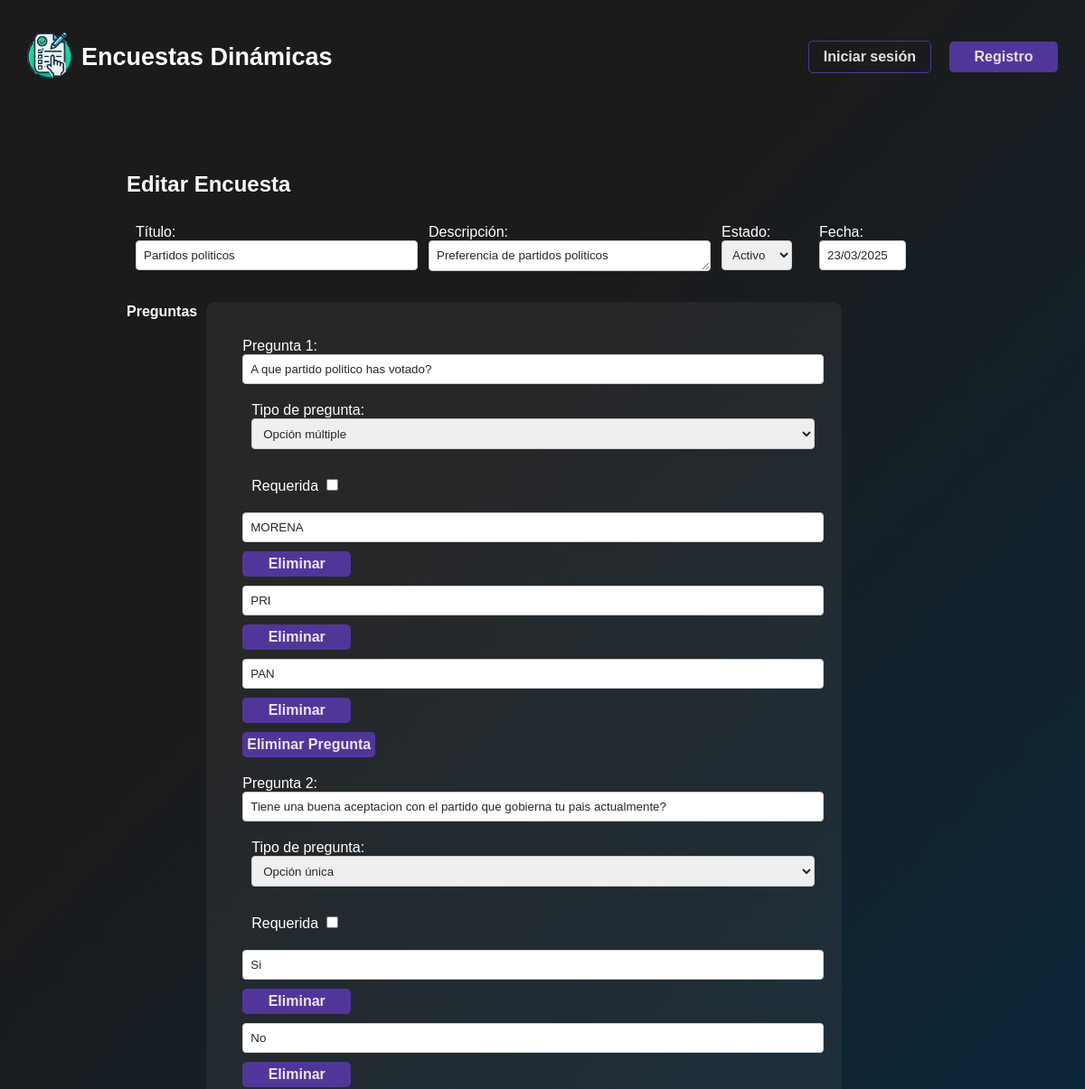
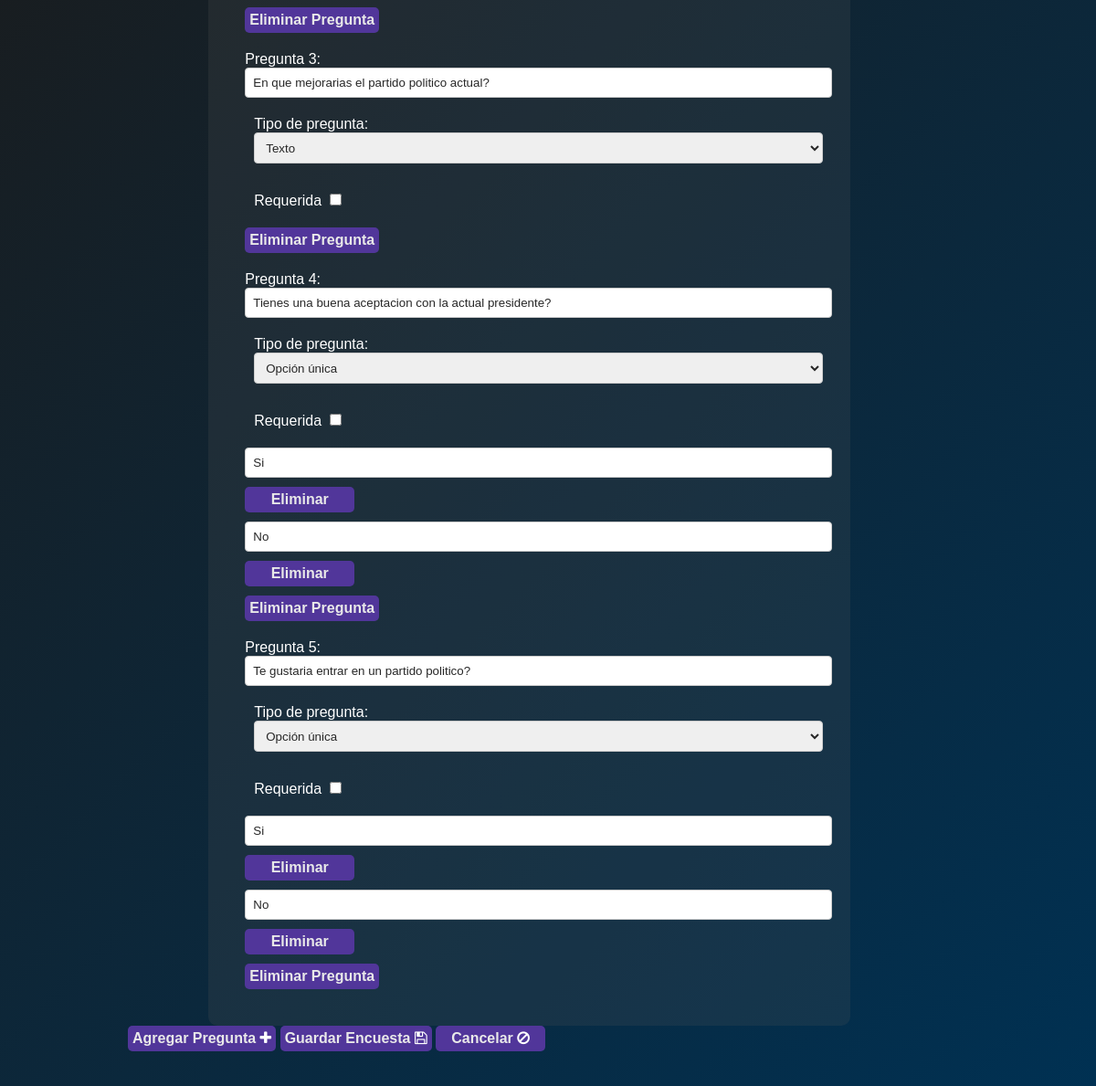
The page /editar.php?id=4 on the database its author committed (2 pictures, top to bottom).
### tables this page shows
CREATE TABLE `enc_encuestasm` (
  `idencuesta` int(11) NOT NULL,
  `nombre` varchar(255) NOT NULL,
  `descripcion` varchar(255) NOT NULL,
  `idusuario` int(11) NOT NULL,
  `fecha` date NOT NULL,
  `activo` varchar(1) NOT NULL
);

CREATE TABLE `enc_pregunta` (
  `idpregunta` int(11) NOT NULL,
  `idencuesta` int(11) NOT NULL,
  `textopregunta` varchar(255) NOT NULL,
  `requerida` varchar(1) NOT NULL,
  `idtipopregunta` int(11) NOT NULL
);

CREATE TABLE `enc_opcion` (
  `idopciones` int(11) NOT NULL,
  `idpregunta` int(11) NOT NULL,
  `opcion` varchar(255) NOT NULL
);

### editar.php (the view, shortened to what this page needs)
<?php
require 'config/database.php';
if (isset($_GET['id'])) {
    $idEncuesta = $_GET['id'];
} else {
    echo "No se ha seleccionado ninguna encuesta.";
    exit;
}
$encuesta = [];
$preguntas = [];
if ($idEncuesta) {
    $sql = "SELECT * FROM enc_encuestasm WHERE idencuesta = :id";
    $stmt = $pdo->prepare($sql);
    $stmt->execute(['id' => $idEncuesta]);
    $encuesta = $stmt->fetch(PDO::FETCH_ASSOC);
    $sql_preguntas = "SELECT * FROM enc_pregunta WHERE idencuesta = :id";
    $stmt_preguntas = $pdo->prepare($sql_preguntas);
    $stmt_preguntas->execute(['id' => $idEncuesta]);
    $preguntas = $stmt_preguntas->fetchAll(PDO::FETCH_ASSOC);
    $nuevas_preguntas = [];
foreach ($preguntas as $pregunta) {
    $sql_opciones = "SELECT * FROM enc_opcion WHERE idpregunta = :idpregunta";
    $stmt_opciones = $pdo->prepare($sql_opciones);
    $stmt_opciones->execute(['idpregunta' => $pregunta['idpregunta']]);
    $opciones = $stmt_opciones->fetchAll(PDO::FETCH_ASSOC);
    if (in_array($pregunta['idtipopregunta'], ['3', '4'])) {
        $pregunta['opciones'] = $opciones ?: [];
    } else {
        $pregunta['opciones'] = [];
    }
    $nuevas_preguntas[] = $pregunta;
}
$preguntas = $nuevas_preguntas;
}
?>
<!DOCTYPE html>
<html lang="es">
<head>
    <link rel="stylesheet" href="<?php echo '/encuestas/assets/css/style.css'; ?>">
    <link rel="stylesheet" href="https://cdnjs.cloudflare.com/ajax/libs/font-awesome/4.7.0/css/font-awesome.min.css">
    <link rel="stylesheet" href="https://cdnjs.cloudflare.com/ajax/libs/bootstrap-datepicker/1.9.0/css/bootstrap-datepicker.min.css">
</head>
<body>
    <?php include __DIR__ . "/includes/header.php"; ?>
    <section class="container mt-5">
        <section class="card">
            <header class="card-header bg-primary text-white">
                <h2 class="card-title"><?php echo $idEncuesta ? 'Editar' : 'Agregar'; ?> Encuesta</h2>
            </header>
            <div class="card-body">
                <form action="guardar_encuesta.php" method="POST">
                    <div class="row">
                        <div class="form-group col-12 col-md-4">
                            <label>Título:</label>
                            <input type="text" name="titulo" class="form-control" value="<?php echo $encuesta['nombre'] ?? ''; ?>" required>
                        </div>
                        <div class="form-group col-12 col-md-4">
                            <label>Descripción:</label>
                            <textarea name="descripcion" class="form-control" required><?php echo $encuesta['descripcion'] ?? ''; ?></textarea>
                        </div>
                        <div class="form-group col-10 col-md-1">
                            <label>Estado:</label><br>
                            <select class="form-control1" name="estado">
                                <option value="S" <?php echo ($encuesta['activo'] ?? '') == 'S' ? 'selected' : ''; ?>>Activo</option>
                            </select>
                        </div>
                        <div class="form-group col-10 col-md-1">
                            <label>Fecha:</label><br>
                            <div class="input-group">
                                <input type="text" data-plugin-datepicker class="form-control" data-input-mask="31/12/9999" placeholder="DD/MM/AAAA" name="fecha" id="fecha" value="<?php echo date('d/m/Y', strtotime($encuesta['fecha'] ?? '')); ?>" readonly>
                            </div>
                        </div>
                    </div>
                    <div class="row">
                        <h4 class="mt-2">Preguntas</h4>
                        <div id="panelPreguntasContainer">
                            <?php foreach ($preguntas as $index => $pregunta): ?>
                                <div class="form-group mt-2">
                                    <label>Pregunta <?php echo $index + 1; ?>:</label>
                                    <div class="row">
                                        <input type="text" name="preguntas[<?php echo $index; ?>][titulo]" class="form-control" value="<?php echo $pregunta['textopregunta']; ?>" required>
                                        <div class="form-group col-md-10 mt-2">
                                            <label>Tipo de pregunta:</label>
                                            <select class="form-control" name="preguntas[<?php echo $index; ?>][tipo]" onchange="cambiarTipoPregunta(<?php echo $index; ?>, this.value)">
                                                <option value="1" <?php echo $pregunta['idtipopregunta'] == '1' ? 'selected' : ''; ?>>Texto</option>
                                                <option value="3" <?php echo $pregunta['idtipopregunta'] == '3' ? 'selected' : ''; ?>>Opción única</option>
                                                <option value="4" <?php echo $pregunta['idtipopregunta'] == '4' ? 'selected' : ''; ?>>Opción múltiple</option>
                                            </select>
                                        </div>
                                        <div class="form-group col-md-10 mt-2">
                                            <label>
                                                Requerida
                                                <input type="checkbox" name="preguntas[<?php echo $index; ?>][requerida]" value="1" <?php echo $pregunta['requerida'] ? 'checked' : ''; ?>>
                                            </label>
                                        </div>
                                    </div>
                                    <div id="opcionesPregunta<?php echo $index; ?>">
                                        <?php if (in_array($pregunta['idtipopregunta'], ['3', '4'])): ?>
                                            <?php foreach ($pregunta['opciones'] as $opcion): ?>
                                                <div class="opcion-item mt-2">
                                                    <input type="text" name="preguntas[<?php echo $index; ?>][opciones][]" class="form-control" value="<?php echo $opcion['opcion']; ?>">
                                                    <button type="button" class="btn btn-default" onclick="eliminarOpcion(this)">Eliminar</button>
                                                </div>
                                            <?php endforeach; ?>
                                        <?php endif; ?>
                                    </div>
                                    <button type="button" class="btn btn-danger btn-sm mt-2" onclick="this.parentNode.remove()">Eliminar Pregunta</button>
                                </div>
                            <?php endforeach; ?>
                        </div>
                    </div>
                    <div class="row">
                        <div class="col-12">
                            <button type="button" class="btn btn-success mt-3" onclick="agregarPreguntaPanel()">Agregar Pregunta <i class="fa fa-plus"></i></button>
                            <button type="submit" class="btn btn-primary">Guardar Encuesta <i class="fa fa-save"></i></button>
                            <button type="button" class="btn btn-default" onclick="window.location.href='welcome.php'">
                                Cancelar <i class="fa fa-ban"></i>
                            </button>
                        </div>
                    </div>
                </form>
            </div>
        </section>
    </section>
</body>
</html>

### assets/css/style.css (style rules this page uses)
* { font-family: 'Arial'; color: white; }
html, body { height: 100%; min-height: 100vh; margin: 0; padding: 0; background-color: #003153; background-image: linear-gradient(315deg, #003153 0%, #1B1B1B 74%); width: 100%; overflow-x: hidden; }
.container { width: 90%; max-width: 1200px; margin: auto; padding: 3%; }
input { color: rgb(39, 39, 39); }
.row::after { content: ""; display: table; clear: both; }
.form-group { width: 100%; padding: 10px; border-radius: 5px; }
.form-control { width: 100%; padding: 0.5rem; border: 1px solid #ccc; border-radius: 4px; }
.form-control1 { width: 100%; padding: 7px; border: 1px solid #ccc; border-radius: 4px; }
.row { display: flex; flex-wrap: wrap; gap: 10px; }
.col-12 { flex: 1 1 100%; padding-right: 1; }
@media screen and (min-width: 768px) { .col-md-4 { flex: 1 1 33.333%; } }
@media screen and (min-width: 768px) { .col-md-1 { flex: 1 1 8.333%; } }
#panelPreguntasContainer { margin-top: 20px; background-color: rgba(88, 88, 88, 0.2); border-radius: 10px; padding: 30px; }
.opcion-item { display: flex; flex-wrap: wrap; gap: 10px; margin-bottom: 10px; }
textarea { max-height: 16px; color: rgb(39, 39, 39); }
.input-group { max-height: 34px; }
button { color: rgb(233, 233, 233); font-weight: bold; font-size:16px; background-color: #51369A; border-radius: 5px; border: none; padding: 5px 5px; min-width: 120px; cursor: pointer; transition: all 0.3s ease 0s; }
select { max-height: 34px; color: rgb(39, 39, 39); }
option { color: rgb(39, 39, 39); }
.card { width: 80%; padding: 0.5rem 5rem; }

### rows shown on the page
enc_encuestasm: titulo "Partidos politicos", descripcion "Preferencia de partidos politicos", estado "Activo", fecha "23/03/2025"
enc_pregunta: textopregunta "A que partido politico has votado?", idtipopregunta "Opción múltiple"
enc_opcion: opcion "MORENA"
enc_opcion: opcion "PRI"
enc_opcion: opcion "PAN"
enc_pregunta: textopregunta "Tiene una buena aceptacion con el partido que gobierna tu pais actualmente?", idtipopregunta "Opción única"
enc_opcion: opcion "Si"
enc_opcion: opcion "No"
enc_pregunta: textopregunta "En que mejorarias el partido politico actual?", idtipopregunta "Texto"
enc_pregunta: textopregunta "Tienes una buena aceptacion con la actual presidente?", idtipopregunta "Opción única"
enc_opcion: opcion "Si"
enc_opcion: opcion "No"
enc_pregunta: textopregunta "Te gustaria entrar en un partido politico?", idtipopregunta "Opción única"
enc_opcion: opcion "Si"
enc_opcion: opcion "No"
